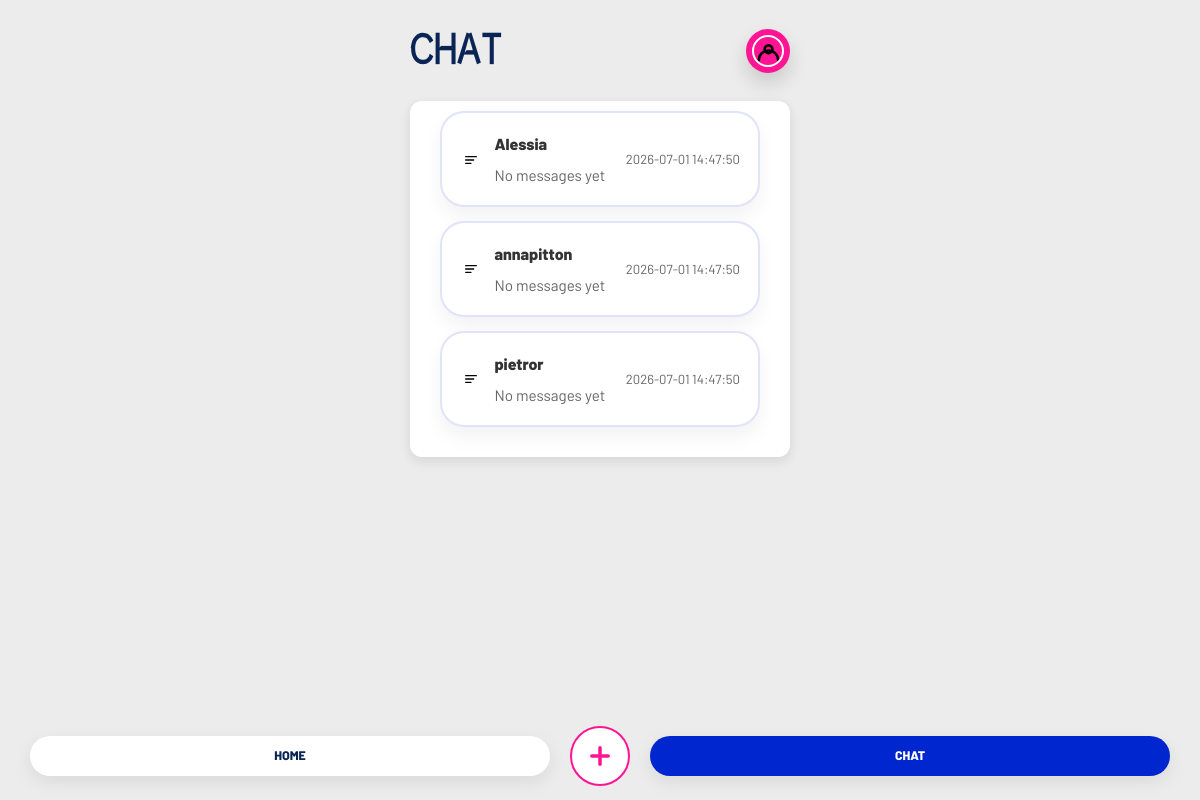
/chat (signed in), run on the app's committed database.
### tables this page shows
CREATE TABLE requests (
            id INTEGER PRIMARY KEY AUTOINCREMENT,
            item_id INTEGER NOT NULL,
            borrower_id INTEGER NOT NULL,
            status TEXT DEFAULT 'pending',
            created_at TIMESTAMP DEFAULT CURRENT_TIMESTAMP,
            FOREIGN KEY (item_id) REFERENCES items (id),
            FOREIGN KEY (borrower_id) REFERENCES "users_old" (id)
        );

### app.py (the view)
@app.route('/chat')
def chat_index():
    if 'user_id' not in session:
        return redirect(url_for('login'))
    conn = get_db_connection()
    cursor = conn.cursor()
    cursor.execute('''
        SELECT r.id, r.created_at, i.name as item_name,
               (CASE WHEN i.owner_id = ? THEN u2.username ELSE u1.username END) as other_name,
               (SELECT content FROM messages m WHERE m.request_id = r.id ORDER BY m.created_at DESC LIMIT 1) as last_message,
               (SELECT created_at FROM messages m WHERE m.request_id = r.id ORDER BY m.created_at DESC LIMIT 1) as last_message_at
        FROM requests r
        JOIN items i ON r.item_id = i.id
        JOIN users u1 ON i.owner_id = u1.id
        JOIN users u2 ON r.borrower_id = u2.id
        WHERE i.owner_id = ? OR r.borrower_id = ?
        ORDER BY COALESCE(
            (SELECT created_at FROM messages m WHERE m.request_id = r.id ORDER BY m.created_at DESC LIMIT 1),
            r.created_at
        ) DESC
    ''', (session['user_id'], session['user_id'], session['user_id']))
    chats = cursor.fetchall()
    conn.close()
    return render_template('chat_list.html', chats=chats)

### app.py (called while the page is built)
def get_db_connection():
    conn = sqlite3.connect(DATABASE)
    conn.row_factory = sqlite3.Row
    return conn

### templates/chat_list.html (shortened to what this page needs)
<!DOCTYPE html>
<html lang="en">
<head>
    <link rel="stylesheet" href="{{ url_for('static', filename='style.css') }}">
</head>
<body>
    <div class="container">
        <header class="chat-header">
            <h1>CHAT</h1>
            <a href="{{ url_for('profile') }}" class="chat-avatar icon icon-user" aria-label="Profile"></a>
        </header>
        <main>
            <section class="chat-list-section">
                {% if chats %}
                <div class="chat-list">
                    {% for chat in chats %}
                    <a href="{{ url_for('chat', request_id=chat.id) }}" class="chat-card">
                        <div class="chat-card-left">
                            <div class="avatar icon icon-request"></div>
                            <div class="chat-card-text">
                                <div class="chat-name">{{ chat.other_name }}</div>
                                <p class="chat-snippet">{{ chat.last_message or 'No messages yet' }}</p>
                            </div>
                        </div>
                        <div class="chat-card-time">{{ chat.last_message_at or chat.created_at }}</div>
                    </a>
                    {% endfor %}
                </div>
                {% else %}
                <p class="empty-state">No messages yet</p>
                {% endif %}
            </section>
        </main>
        {% include 'footer_nav.html' %}
    </div>
</body>
</html>

### templates/footer_nav.html (shortened to what this page needs)
<nav class="bottom-nav">
    <a href="{{ url_for('dashboard') }}" class="nav-item{% if request.path == '/' or request.path.startswith('/dashboard') %} active{% endif %}">HOME</a>
    <a href="{{ url_for('add_item') }}" onclick="return openFooterAddItemModal(event)" class="nav-item center-action" aria-label="Add item">
        <svg class="plus-icon" viewBox="0 0 24 24" aria-hidden="true" xmlns="http://www.w3.org/2000/svg">
            <line x1="12" y1="5" x2="12" y2="19" />
            <line x1="5" y1="12" x2="19" y2="12" />
        </svg>
    </a>
    <a href="{{ url_for('chat_index') }}" class="nav-item{% if request.path.startswith('/chat') %} active{% endif %}">CHAT</a>
</nav>

### static/style.css (style rules this page uses)
:root { --font-primary: 'Apfel Grotezk Mittel', 'Barlow', sans-serif; --font-secondary: 'Barlow', sans-serif; --font-heading: 'GapSans Bold', 'Apfel Grotezk Mittel', sans-serif; --primary-color: #0026CF; --secondary-color: #ff1493;; --background-color: #ececec; --card-background: #ffffff; --text-color: #333333; --text-light: #666666; --success-color: #7ed321; --error-color: #d0021b; --warning-color: #f5a623; --border-radius: 12px; --shadow: 0 4px 12px rgba(0, 0, 0, 0.1); }
* { margin: 0; padding: 0; box-sizing: border-box; }
h1, h2, h3, h4, h5, h6 { font-family: var(--font-heading); }
body { font-family: var(--font-primary); background-color: #ececec; color: var(--text-color); line-height: 1.6; max-width: 420px; margin: 0 auto; width: 100%; padding-bottom: 90px; }
.container { max-width: 420px; margin: 0 auto; padding: 20px; }
header { text-align: center; margin-bottom: 40px; }
header h1 { font-size: 3rem; color: var(--primary-color); margin-bottom: 10px; }
nav { display: flex; justify-content: center; gap: 20px; flex-wrap: wrap; }
nav a { text-decoration: none; color: var(--primary-color); padding: 10px 20px; border-radius: 25px; background-color: var(--card-background); box-shadow: var(--shadow); transition: transform 0.2s, box-shadow 0.2s; }
main { background-color: var(--card-background); border-radius: var(--border-radius); padding: 30px; padding-top:10px; box-shadow: var(--shadow); margin-top:10px; }
.chat-header { display: flex; align-items: center; justify-content: space-between; gap: 12px; margin-bottom: 20px; }
.chat-header h1 { font-size: 2.4rem; color: #0a2555; text-transform: none; margin: 0; }
.chat-avatar { width: 52px; height: 52px; border-radius: 50%; background: #ff1493; display: flex; align-items: center; justify-content: center; box-shadow: 0 12px 26px rgba(0,0,0,0.12); }
.chat-avatar::before { content: ''; width: 28px; height: 28px; border: 2px solid white; border-radius: 50%; }
.chat-list-section { max-width: 100%; }
.chat-list { display: flex; flex-direction: column; gap: 14px; }
.chat-card { display: flex; align-items: center; justify-content: space-between; padding: 18px 18px; background: white; border-radius: 24px; text-decoration: none; color: inherit; border: 2px solid rgba(0, 38, 204, 0.12); box-shadow: 0 10px 20px rgba(0,0,0,0.05); transition: transform 0.2s ease, box-shadow 0.2s ease; }
.chat-card-left { display: flex; align-items: center; gap: 12px; }
.chat-card-text { min-width: 0; }
.chat-name { font-weight: 800; font-size: 1rem; margin-bottom: 6px; }
.chat-snippet { margin: 0; color: var(--text-light); font-size: 0.95rem; overflow: hidden; text-overflow: ellipsis; white-space: nowrap; }
.chat-card-time { font-size: 0.82rem; color: var(--text-light); white-space: nowrap; }
.icon { display: inline-flex; width: 1.4rem; height: 1.4rem; align-items: center; justify-content: center; background-repeat: no-repeat; background-position: center; background-size: 70%; }
.dashboard-header .avatar, .chat-avatar, .profile-avatar { width: 44px; height: 44px; border-radius: 50%; background-color: #ff1493; display: flex; align-items: center; justify-content: center; color: white; box-shadow: 0 10px 20px rgba(0,0,0,0.15); }
.bottom-nav { position: fixed; left: 0; right: 0; bottom: 0; display: flex; flex-wrap: nowrap; justify-content: space-between; align-items: center; gap: -2px; padding: 30px 30px 14px; background: transparent; box-shadow: none; z-index: 100; overflow-x: auto; }
.bottom-nav .nav-item { flex: 1 1 0; min-width: 0; padding: 10px 8px; border-radius: 20px; text-align: center; text-decoration: none; color: #0a2555; font-family: var(--font-secondary); font-weight: 800; text-transform: none; font-size: 0.78rem; background: white; transition: transform 0.2s ease, background 0.2s ease, color 0.2s ease, border-color 0.2s ease; white-space: normal; word-break: break-word; box-shadow: 0 6px 18px rgba(0,0,0,0.08); }
.bottom-nav .nav-item.active { background: #0026cf; color: white; }
.bottom-nav .nav-item.center-action { flex: 0 0 auto; width: 60px; height: 60px; border-radius: 50%; background: white; color: #ff1493; display: flex; align-items: center; justify-content: center; box-shadow: none; border: 2px solid #ff1493; transform: translateY(0); padding: 0; }
.bottom-nav .nav-item.center-action .plus-icon { width: 28px; height: 28px; stroke: #ff1493; stroke-width: 3; stroke-linecap: round; fill: none; }

### data on the page
requests: other_name "Alessia", last_message "No messages yet", created_at "2026-07-01 14:47:50"
requests: other_name "annapitton", last_message "No messages yet", created_at "2026-07-01 14:47:50"
requests: other_name "pietror", last_message "No messages yet", created_at "2026-07-01 14:47:50"
